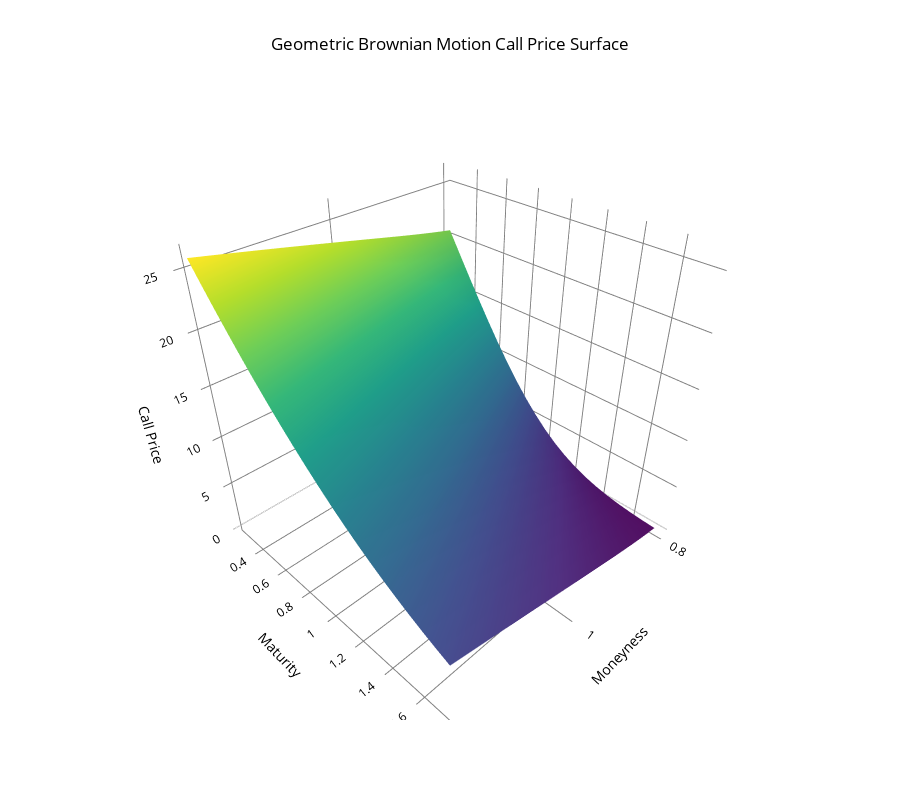
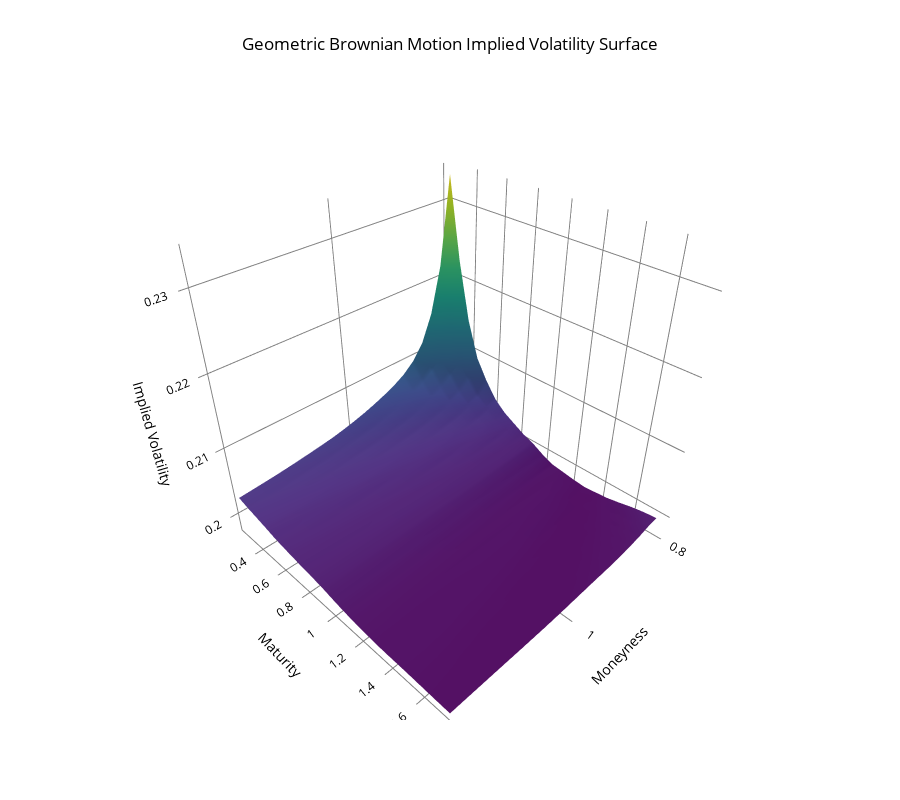

These figures' notebook cell, in order:
### Code cell
PlotSurface(df = SURFgmb, x = 'Moneyness', y = 'Maturity', z = 'Call Price', model = 'Geometric Brownian Motion')
PlotSurface(df = SURFgmb, x = 'Moneyness', y = 'Maturity', z = 'Implied Volatility', model = 'Geometric Brownian Motion')

### Figure 1 — Plotly figure (JSON) as saved in the notebook; plotly's stock layout.template omitted (floating-point values rounded to 4 significant figures; data arrays with more than 128 entries replaced by an {"elided": "..."} marker saying what was removed)
{"data": [{"colorscale": [[0, "#440154"], [0.1111, "#482878"], [0.2222, "#3e4989"], [0.3333, "#31688e"], [0.4444, "#26828e"], [0.5556, "#1f9e89"], [0.6667, "#35b779"], [0.7778, "#6ece58"], [0.8889, "#b5de2b"], [1, "#fde725"]], "showscale": false, "type": "surface", "x": {"elided": "21x21 float values"}, "y": {"elided": "21x21 float values"}, "z": {"elided": "21x21 float values"}}], "layout": {"font": {"color": "black"}, "height": 800, "scene": {"xaxis": {"backgroundcolor": "white", "gridcolor": "grey", "showbackground": true, "title": {"text": "Moneyness"}}, "yaxis": {"backgroundcolor": "white", "gridcolor": "grey", "showbackground": true, "title": {"text": "Maturity"}}, "zaxis": {"backgroundcolor": "white", "gridcolor": "grey", "showbackground": true, "title": {"text": "Call Price"}}}, "title": {"text": "Geometric Brownian Motion Call Price Surface", "x": 0.5, "xanchor": "center"}}}

### Figure 2 — Plotly figure (JSON) as saved in the notebook; plotly's stock layout.template omitted (floating-point values rounded to 4 significant figures; data arrays with more than 128 entries replaced by an {"elided": "..."} marker saying what was removed)
{"data": [{"colorscale": [[0, "#440154"], [0.1111, "#482878"], [0.2222, "#3e4989"], [0.3333, "#31688e"], [0.4444, "#26828e"], [0.5556, "#1f9e89"], [0.6667, "#35b779"], [0.7778, "#6ece58"], [0.8889, "#b5de2b"], [1, "#fde725"]], "showscale": false, "type": "surface", "x": {"elided": "21x21 float values"}, "y": {"elided": "21x21 float values"}, "z": {"elided": "21x21 float values"}}], "layout": {"font": {"color": "black"}, "height": 800, "scene": {"xaxis": {"backgroundcolor": "white", "gridcolor": "grey", "showbackground": true, "title": {"text": "Moneyness"}}, "yaxis": {"backgroundcolor": "white", "gridcolor": "grey", "showbackground": true, "title": {"text": "Maturity"}}, "zaxis": {"backgroundcolor": "white", "gridcolor": "grey", "showbackground": true, "title": {"text": "Implied Volatility"}}}, "title": {"text": "Geometric Brownian Motion Implied Volatility Surface", "x": 0.5, "xanchor": "center"}}}
